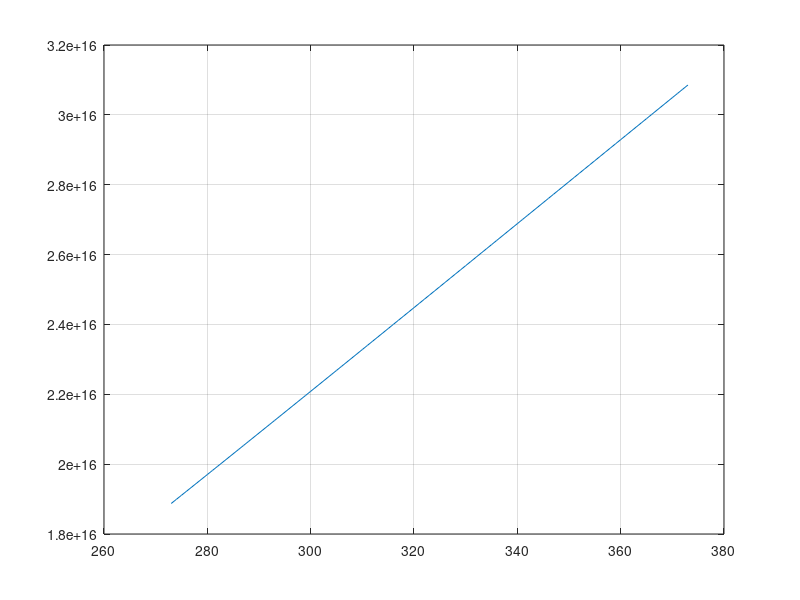

The MATLAB script that drew this image:
t=273:1:373;
for i=1:length(t) 

n(i)=(7.3407e+14)*(t(i)^(3/4))*((2.73)^((-261.021)/t(i)));

end

plot(t,n);
grid on;
